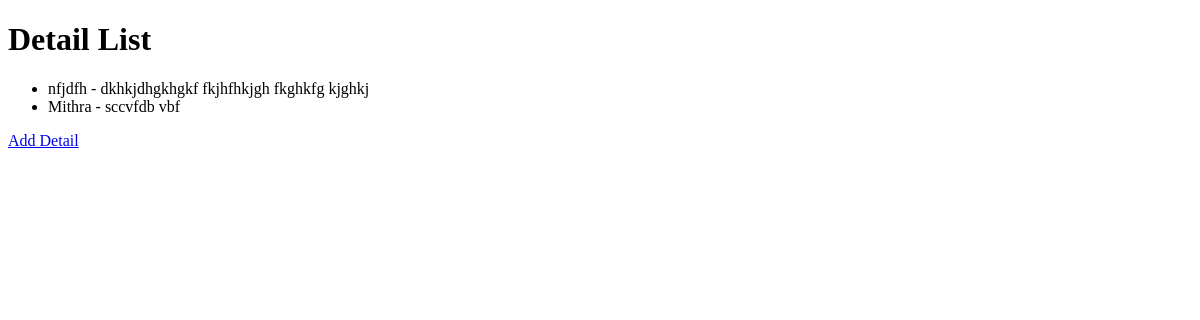
The page /details/ on the database as committed earlier.
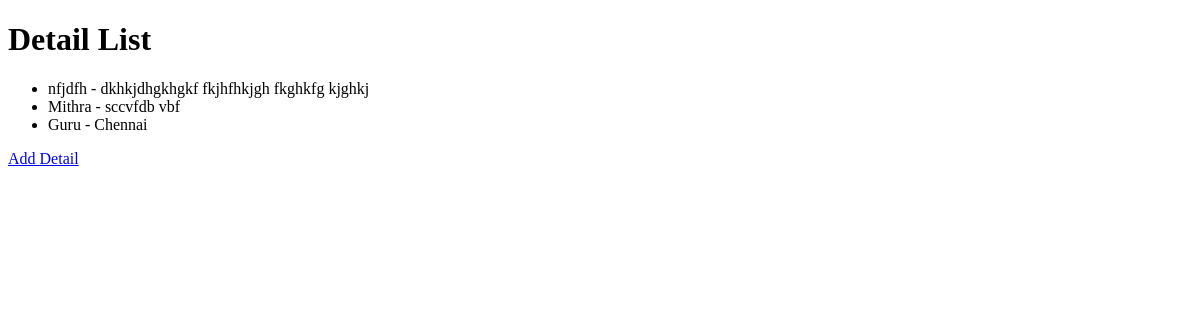
The same page on the database as committed later.
### details/models.py (models this page shows, shortened)
class Detail(models.Model):
    movie = models.CharField(max_length=100)
    theatre = models.CharField(max_length=100)

### details/views.py (the view)
# urls.py: path('', views.detail_list, name='detail_list'),
def detail_list(request):
    details = Detail.objects.all()
    return render(request, 'details/detail_list.html', {'details': details})

### details/templates/details/detail_list.html (shortened to what this page needs)
<!DOCTYPE html>
<html lang="en">
<head>
</head>
<body>
    <h1>Detail List</h1>
    <ul>
        {% for detail in details %}
            <li>{{ detail.movie }} - {{ detail.theatre }}</li>
        {% endfor %}
    </ul>
    <a href="{% url 'add_detail' %}">Add Detail</a>
</body>
</html>

Rows that differ between the two databases and show on the page:
added Detail: movie "Guru", theatre "Chennai"
